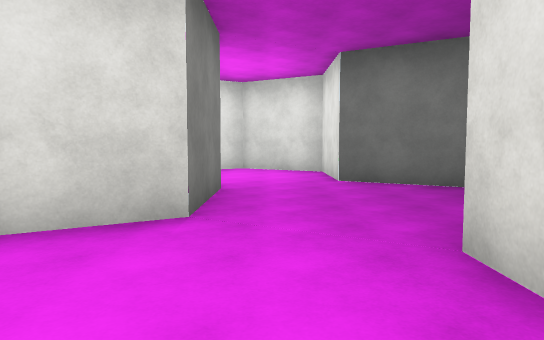
View 1 (above)

20 first-person views from a walk through a scene from a Unity 3-D project. The camera is 1.5 m above the floor, tilts 4° down and sees 70° across. The floor is counted in squares, 2 m on a side. Each view is taken from the middle of a square. On the plan, view 1 faces up. The plan holds only what a view shows up to about 12 squares ahead; the rest is blank. The place goes on beyond the plan. The player character is not drawn. Surface patterns are stand-ins for the level's own textures.

View 2
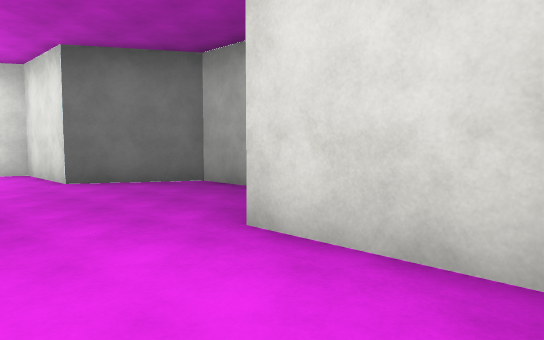

View 3
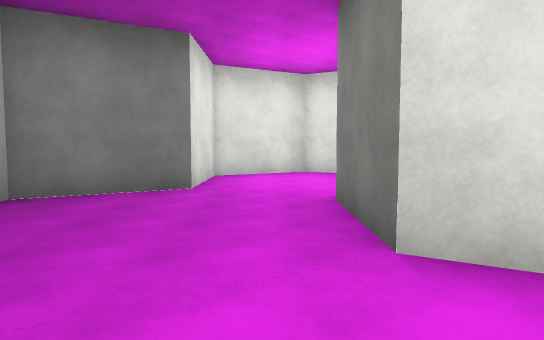

View 4
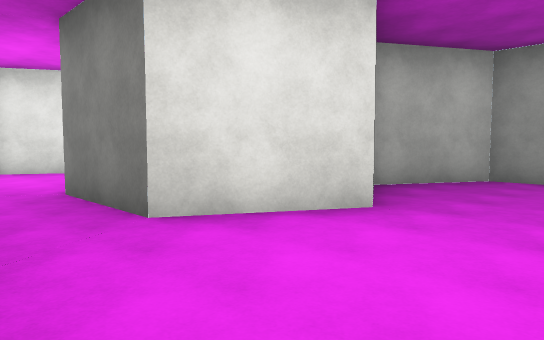

View 5
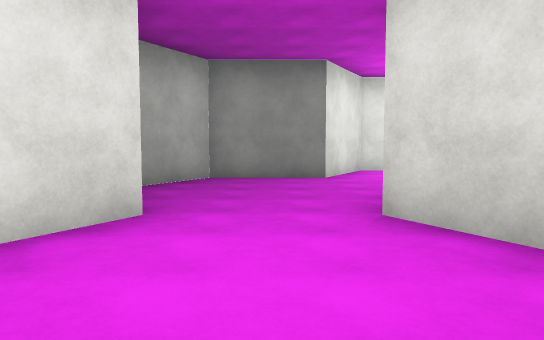

View 6
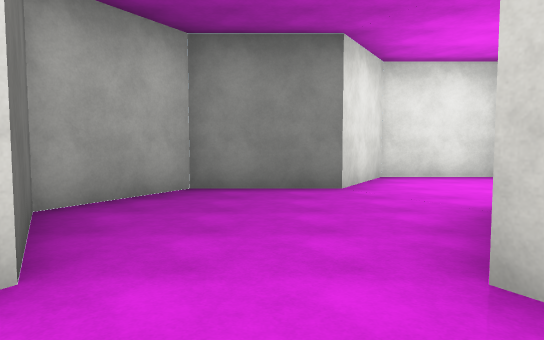

View 7
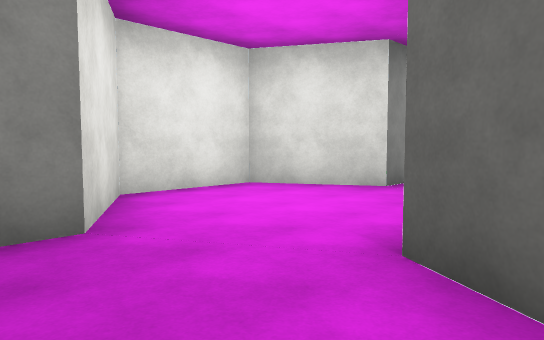

View 8
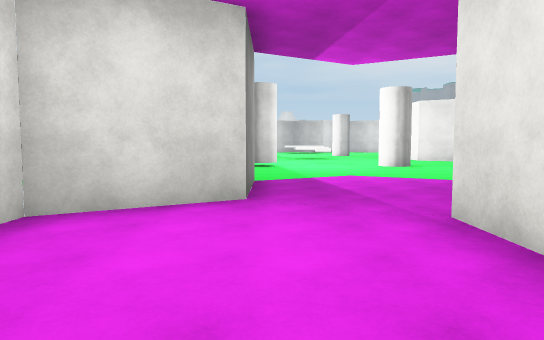

View 9
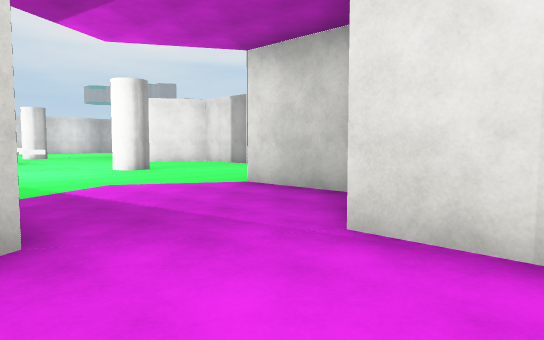

View 10
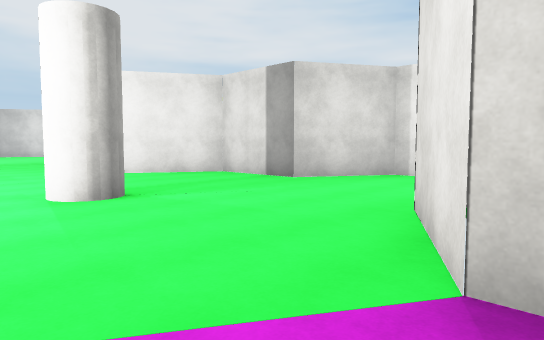

View 11
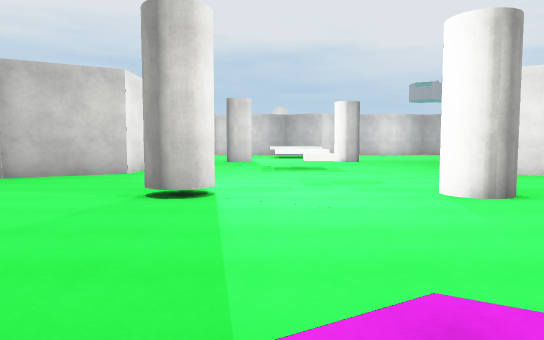

View 12
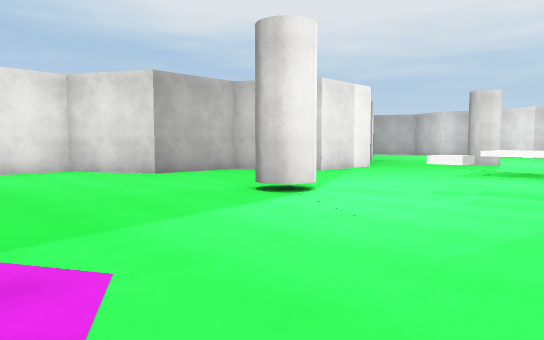

View 13
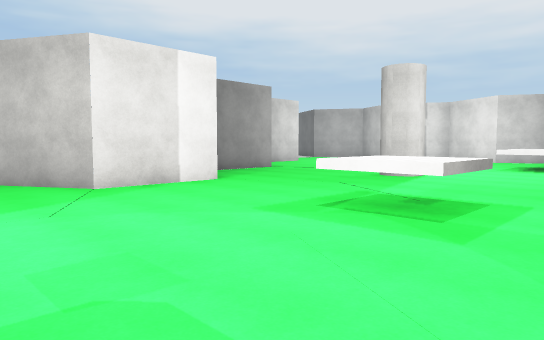

View 14
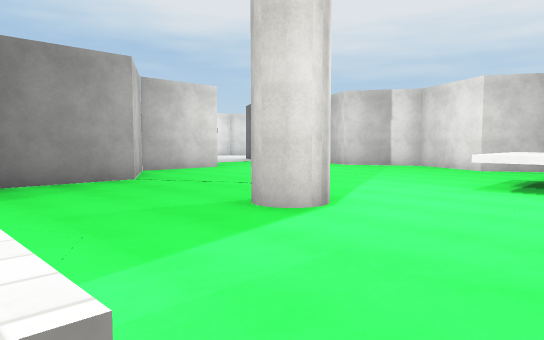

View 15
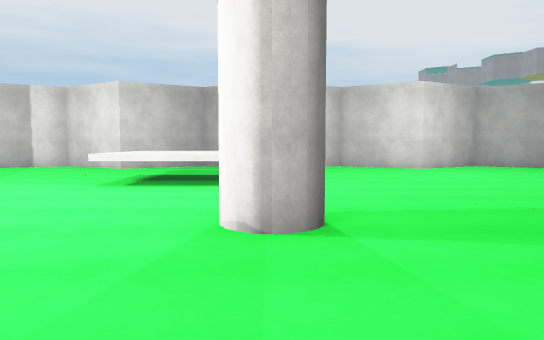

View 16
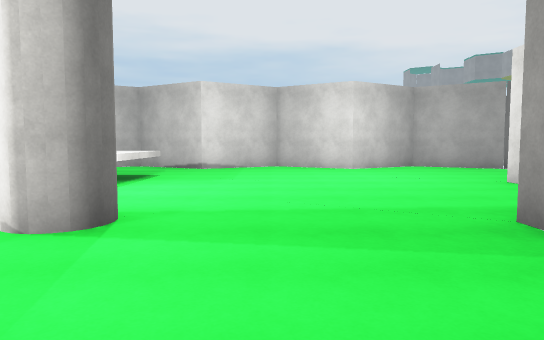

View 17
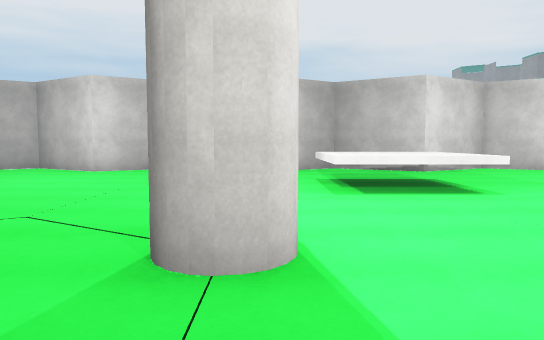

View 18
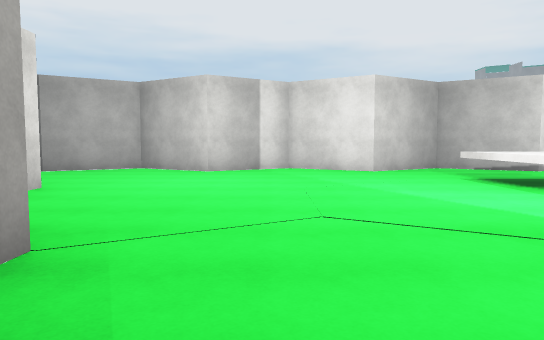

View 19
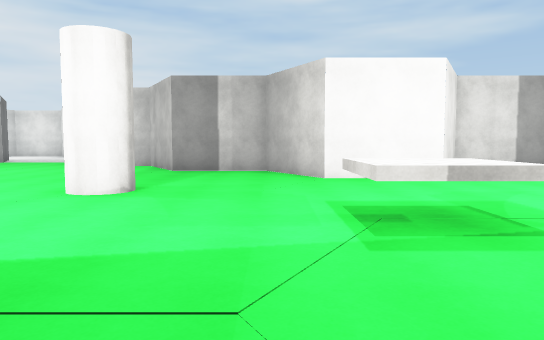

View 20
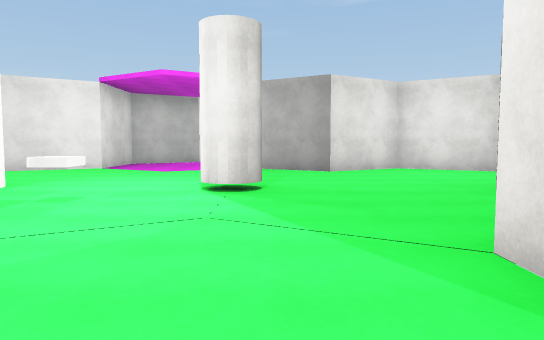

### Floor plan
Key: @ floor where view 1 was taken; # wall or solid block; x gap in a wall; . floor; ^ raised ledge.
Columns run from 16 left of view 1 to 6 right of it. Each row starts with its distance up from view 1.
 42  ###      ##  ###
 41 ##.########.###.#######
 40 #.....................
 39  .....................
 38  .........^^^........
 37   ........^^^........
 36   #.......^^^.......#
 35   #.................
 34   #.................
 33   ##....##...#....##
 32     #....x........#
 31     #.............#
 30     #............##
 29       #...^^....##
 28       #...^^....
 27       #.........#
 26     ###.........###
 25     #.............#
 24     #.............#
 23    ##....#...#....#
 22   ##.........#.....##
 21   #.................#
 20   #................
 19   #..............
 18   ##.####.....###
 17     ##  #....##
 16         #....#
 15        ##....#
 14       #....#
 13       #....#
 12       #....## ###
 11       ##....###.###
 10        ##.........#
  9         #.........#
  8         #.........#
  7         ###.###....##
  6           ### ##....#
  5                #....#
  4               ##....#
  3              #....###
  2               ....#
  1               ....#
  0               ..@##
 -1               ####

Positions as (right, up) in squares from view 1, and headings:
1: (0, 0), facing up
2: (-1, 0), facing up-right
3: (0, 9), facing down
4: (1, 10), facing down-left
5: (1, 9), facing left
6: (-1, 9), facing left
7: (-4, 9), facing up-left
8: (-7, 10), facing up
9: (-8, 12), facing up-right
10: (-5, 17), facing up-right
11: (-6, 17), facing up
12: (-3, 18), facing up-left
13: (-3, 24), facing up-left
14: (-4, 29), facing up-left
15: (-3, 29), facing up
16: (-1, 29), facing up
17: (-7, 30), facing up
18: (-10, 30), facing up
19: (-9, 30), facing right
20: (-8, 29), facing down
